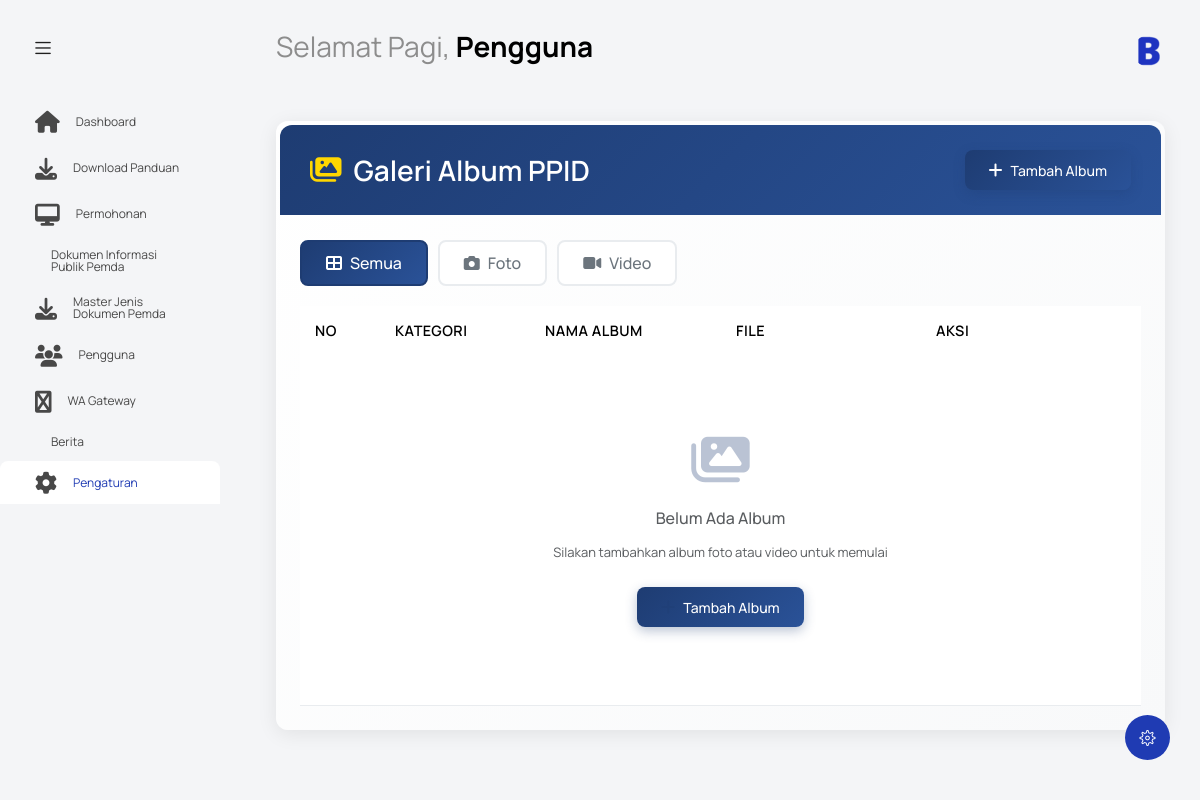
The page /index.php?controller=album&action=index (signed in) on the database as committed earlier.
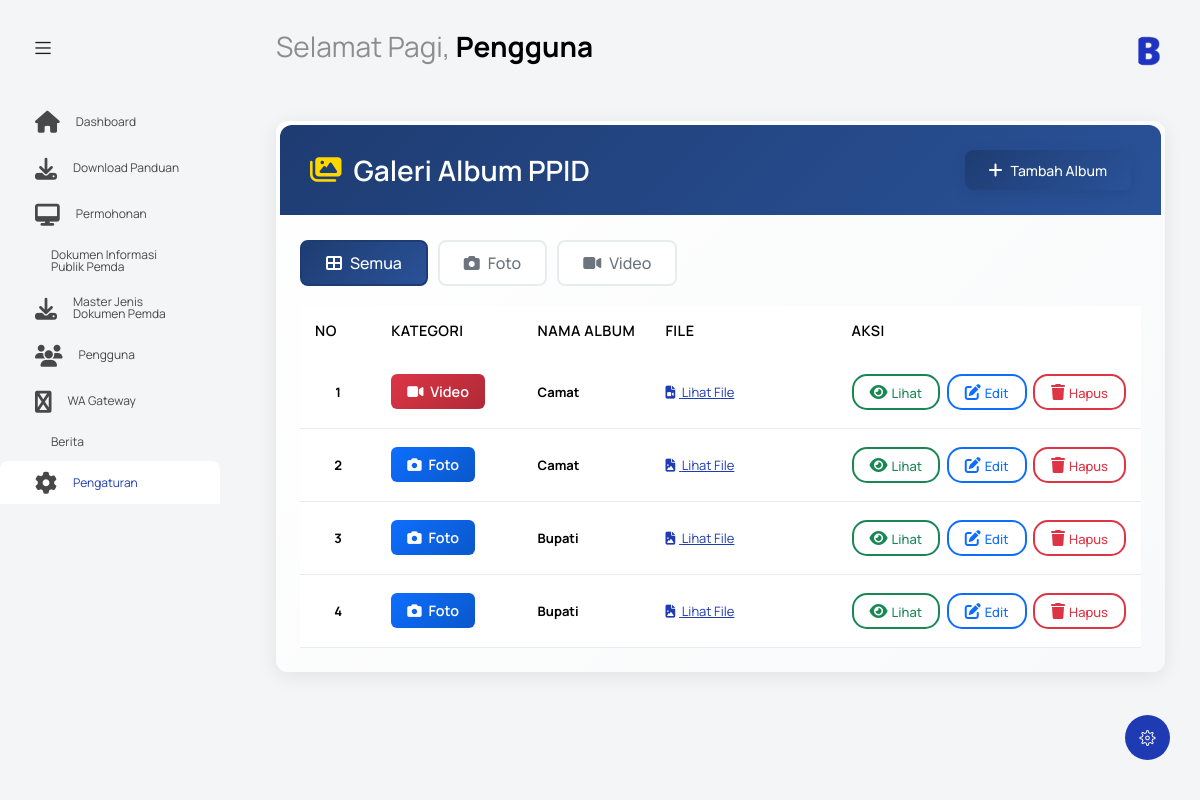
The same page on the database as committed later.
### tables this page shows
CREATE TABLE `album` (
  `id_album` int UNSIGNED NOT NULL,
  `kategori` enum('foto','video') NOT NULL,
  `nama_album` varchar(255) NOT NULL,
  `upload` varchar(255) DEFAULT NULL,
  `created_at` timestamp NULL DEFAULT CURRENT_TIMESTAMP,
  `updated_at` timestamp NULL DEFAULT CURRENT_TIMESTAMP ON UPDATE CURRENT_TIMESTAMP
);

### controllers/AlbumController.php (called while the page is built, shortened)
<?php
require_once 'models/AlbumModel.php';
class AlbumController {
    private $albumModel;
    public function __construct() {
        global $database;
        $db = null;
        if (isset($database)) {
            $db = $database->getConnection();
        }
        $this->albumModel = new AlbumModel($db);
    }
    public function index() {
        try {
            $kategoriFilter = $_GET['kategori'] ?? 'all';
            if ($kategoriFilter === 'all') {
                $albumList = $this->albumModel->getAllAlbum();
            } else {
                $albumList = $this->albumModel->getAlbumByKategori($kategoriFilter);
            }
            include 'views/album/index.php';
        } catch (Exception $e) {
            error_log("Error in AlbumController::index: " . $e->getMessage());
            $albumList = [];
            $kategoriFilter = 'all';
            $pageInfo = [
                'title' => 'Album - PPID Mandailing Natal',
                'description' => 'Pengelolaan album foto dan video PPID Mandailing Natal',
                'keywords' => 'PPID, Mandailing Natal, Album, Foto, Video'
            ];
            include 'views/album/index.php';
        }
    }
}
?>

### models/AlbumModel.php (called while the page is built, shortened)
<?php
class AlbumModel {
    private $conn;
    public function __construct($db = null) {
        $this->conn = $db;
    }
    public function getAllAlbum() {
        $query = "SELECT id_album, kategori, nama_album, upload, created_at, updated_at
                  FROM album
                  ORDER BY created_at DESC";
        try {
            $stmt = $this->conn->prepare($query);
            $stmt->execute();
            $results = $stmt->fetchAll(PDO::FETCH_ASSOC);
            return $results;
        } catch (PDOException $e) {
            error_log("Database error in getAllAlbum: " . $e->getMessage());
            return [];
        }
    }
}
?>

### views/album/index.php (the view, shortened to what the changed rows need)
<?php include('template/header.php'); ?>
<body class="with-welcome-text">
  <div class="container-scroller">
    <?php include 'template/navbar.php'; ?>
    <div class="container-fluid page-body-wrapper">
      <div class="main-panel">
        <div class="content-wrapper">
          <div class="row">
            <div class="col-12">
              <div class="card gov-card">
                <div class="card-body">
                  <div class="table-responsive">
                    <table class="table gov-table table-hover">
                      <thead>
                        <tr>
                          <th style="width: 80px;">No</th>
                          <th style="width: 150px;">Kategori</th>
                          <th>Nama Album</th>
                          <th style="width: 200px;">File</th>
                          <th style="width: 220px;">Aksi</th>
                        </tr>
                      </thead>
                      <tbody>
                        <?php if (!empty($albumList)): ?>
                          <?php $no = 1; foreach ($albumList as $album): ?>
                            <tr>
                              <td class="text-center"><strong><?= $no++ ?></strong></td>
                              <td>
                                <span class="badge-kategori badge-<?= $album['kategori'] ?>">
                                  <i class="fas fa-<?= $album['kategori'] === 'foto' ? 'camera' : 'video' ?> me-1"></i>
                                  <?= ucfirst($album['kategori']) ?>
                                </span>
                              </td>
                              <td><strong><?= htmlspecialchars($album['nama_album']) ?></strong></td>
                              <td>
                                <?php if (!empty($album['upload'])): ?>
                                  <a href="<?= htmlspecialchars($album['upload']) ?>" target="_blank" class="text-primary">
                                    <i class="fas fa-file-<?= $album['kategori'] === 'foto' ? 'image' : 'video' ?> me-1"></i>
                                    Lihat File
                                  </a>
                                <?php else: ?>
                                  <span class="text-muted">-</span>
                                <?php endif; ?>
                              </td>
                              <td>
                                <?php if (!empty($album['upload'])): ?>
                                  <a href="<?= htmlspecialchars($album['upload']) ?>" target="_blank"
                                     class="btn btn-sm btn-action btn-view me-1">
                                    <i class="fas fa-eye me-1"></i>Lihat
                                  </a>
                                <?php endif; ?>
                                <a href="index.php?controller=album&action=form&id=<?= $album['id_album'] ?>"
                                   class="btn btn-sm btn-action btn-edit me-1">
                                  <i class="fas fa-edit me-1"></i>Edit
                                </a>
                                <button class="btn btn-sm btn-action btn-delete"
                                        onclick="confirmDelete(<?= $album['id_album'] ?>, '<?= addslashes(htmlspecialchars($album['nama_album'])) ?>')">
                                  <i class="fas fa-trash me-1"></i>Hapus
                                </button>
                              </td>
                            </tr>
                          <?php endforeach; ?>
                        <?php else: ?>
                          <tr>
                            <td colspan="5" class="text-center">
                              <div class="empty-state">
                                <i class="fas fa-images fa-4x mb-4"></i>
                                <h5 class="text-muted mb-3">Belum Ada Album</h5>
                                <p class="text-muted mb-4">Silakan tambahkan album foto atau video untuk memulai</p>
                                <a href="index.php?controller=album&action=form" class="btn btn-gov-primary">
                                  <i class="fas fa-plus me-2"></i>Tambah Album
                                </a>
                              </div>
                            </td>
                          </tr>
                        <?php endif; ?>
                      </tbody>
                    </table>
                  </div>
                </div>
              </div>
            </div>
          </div>
        </div>
      </div>
    </div>
  </div>
</body>
</html>

Rows that differ between the two databases and show on the page:
added album: kategori "Video", nama_album "Camat"
added album: kategori "Foto", nama_album "Camat"
added album: kategori "Foto", nama_album "Bupati"
added album: kategori "Foto", nama_album "Bupati"
Other text that changed with them:
text no longer shown: "Belum Ada Album Silakan tambahkan album foto atau video untuk memulai Tambah Album"
